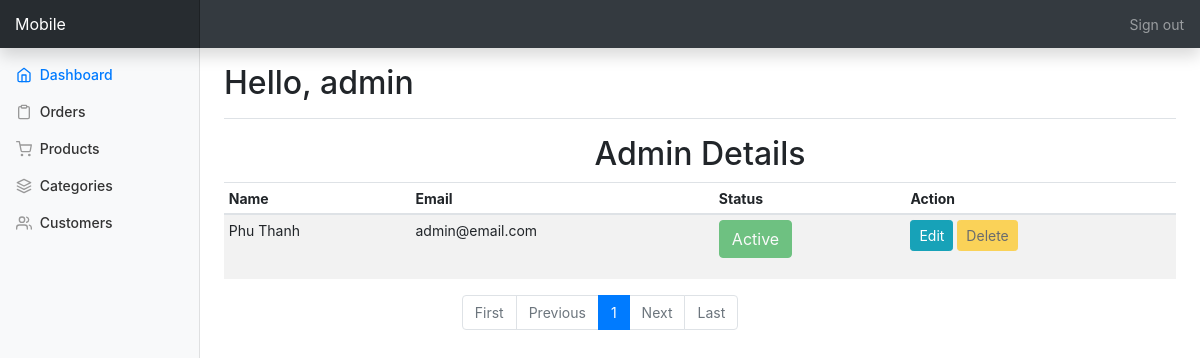
The page /admin/index_admin.php (signed in) on the database its author committed.
### tables this page shows
CREATE TABLE `user` (
  `user_id` varchar(255) NOT NULL,
  `email` varchar(100) NOT NULL,
  `username` varchar(100) NOT NULL,
  `password` varchar(100) NOT NULL,
  `street` varchar(255) NOT NULL,
  `district` varchar(30) NOT NULL,
  `city` varchar(100) NOT NULL,
  `phone_number` varchar(100) NOT NULL,
  `status` int(11) NOT NULL DEFAULT 0,
  `is_admin` tinyint(1) NOT NULL DEFAULT 0,
  `register_date` datetime NOT NULL DEFAULT current_timestamp(),
  `updated_at` datetime NOT NULL DEFAULT current_timestamp(),
  `fullname` varchar(255) NOT NULL
);

### admin/index_admin.php (the view, shortened to what this page needs)
<?php
include "./templates/top.php";
include("./../functions.php");
?>
<?php include "./templates/navbar.php"; ?>
<?php
  $products_per_page = 4;
  $total_products = mysqli_num_rows(mysqli_query($conn, "SELECT * FROM `user` where is_admin = 1"));
  $total_pages = ceil($total_products / $products_per_page);
  $current_page = isset($_GET['page']) ? $_GET['page'] : 1;
  $offset = ($current_page - 1) * $products_per_page;
?>
<div class="container-fluid">
  <div class="row">
    <?php include "./templates/sidebar.php"; ?>
      <h2><center>Admin Details</center></h2>
      <div class="table-responsive">
        <table class="table table-striped table-sm">
          <thead>
            <tr>
              <th>Name</th>
              <th>Email</th>
              <th>Status</th>
              <th>Action</th>
            </tr>
          </thead>
          <tbody id="admin_list">
          <?php
          $sql = "SELECT * FROM `user` WHERE is_admin = 1 LIMIT $products_per_page offset $offset";
          $stmt = $conn->prepare($sql);
          $stmt->execute();
          $res = $stmt->get_result();
          while ($admin = $res->fetch_object()) {
          ?>
            <tr>
              <td> <?php echo $admin->fullname ?></td>
              <td> <?php echo $admin->email ?></td>
              <td>
  <?php
    if (isset($_SESSION['user_id']) && $_SESSION['user_id'] != $admin->user_id) {
      if($admin->status == 1){
        echo '<p><a href="active_admin.php?user_id='.$admin->user_id.'&status=0" class="btn btn-success">Active</a></p>';
      } else {
        echo '<p><a href="active_admin.php?user_id='.$admin->user_id.'&status=1" class="btn btn-danger">Inactive</a></p>';
      }
    } else {
      if($admin->status == 1){
        echo '<p><button class="btn btn-success" disabled>Active</button></p>';
      } else {
        echo '<p><button class="btn btn-danger" disabled>Inactive</button></p>';
      }
    }
  ?>
</td>
        <td>
                <?php
                if (isset($_SESSION['user_id']) && $_SESSION['user_id'] != $admin->user_id) {
                  ?>
                  <a class="btn btn-sm btn-info">Edit</a>
                  <a class="btn btn-sm btn-warning">Delete</a>
                  <?php
                } else {
                  ?>
                  <a href="edit_admin.php?admin=<?= $admin->user_id?>" class="btn btn-sm btn-info"  >Edit</a>
                  <button class="btn btn-sm btn-warning" disabled>Delete</button>
                  <?php
                }
                ?>
              </td>
            </tr>
          </tbody>
          <?php
          } ?>
        </table>
      </div>
    </main>
  </div>
</div>
<nav aria-label="Page navigation">
    <ul class="pagination justify-content-center">
        <li class="page-item <?php echo $current_page == 1 ? 'disabled' : ''; ?>">
            <a class="page-link" href="?page=1" tabindex="-1">First</a>
        </li>
        <li class="page-item <?php echo $current_page == 1 ? 'disabled' : ''; ?>">
            <a class="page-link" href="<?php echo $current_page == 1 ? '#' : '?page=' . ($current_page - 1); ?>">Previous</a>
        </li>
        <?php for ($i = 1; $i <= $total_pages; $i++) { ?>
            <li class="page-item <?php echo $current_page == $i ? 'active' : ''; ?>">
                <a class="page-link" href="?page=<?php echo $i; ?>"><?php echo $i; ?></a>
            </li>
        <?php } ?>
        <li class="page-item <?php echo $current_page == $total_pages ? 'disabled' : ''; ?>">
            <a class="page-link" href="<?php echo $current_page == $total_pages ? '#' : '?page=' . ($current_page + 1); ?>">Next</a>
        </li>
        <li class="page-item <?php echo $current_page == $total_pages ? 'disabled' : ''; ?>">
            <a class="page-link" href="?page=<?php echo $total_pages; ?>">Last</a>
        </li>
    </ul>
</nav>
<?php include "./templates/footer.php"; ?>

### admin/css/dashboard.css (style rules this page uses)
body { font-size: .875rem; }

### rows shown on the page
user: fullname "Phu Thanh", email "admin@email.com", status "Active"

### other values the page prints
$admin "admin"
